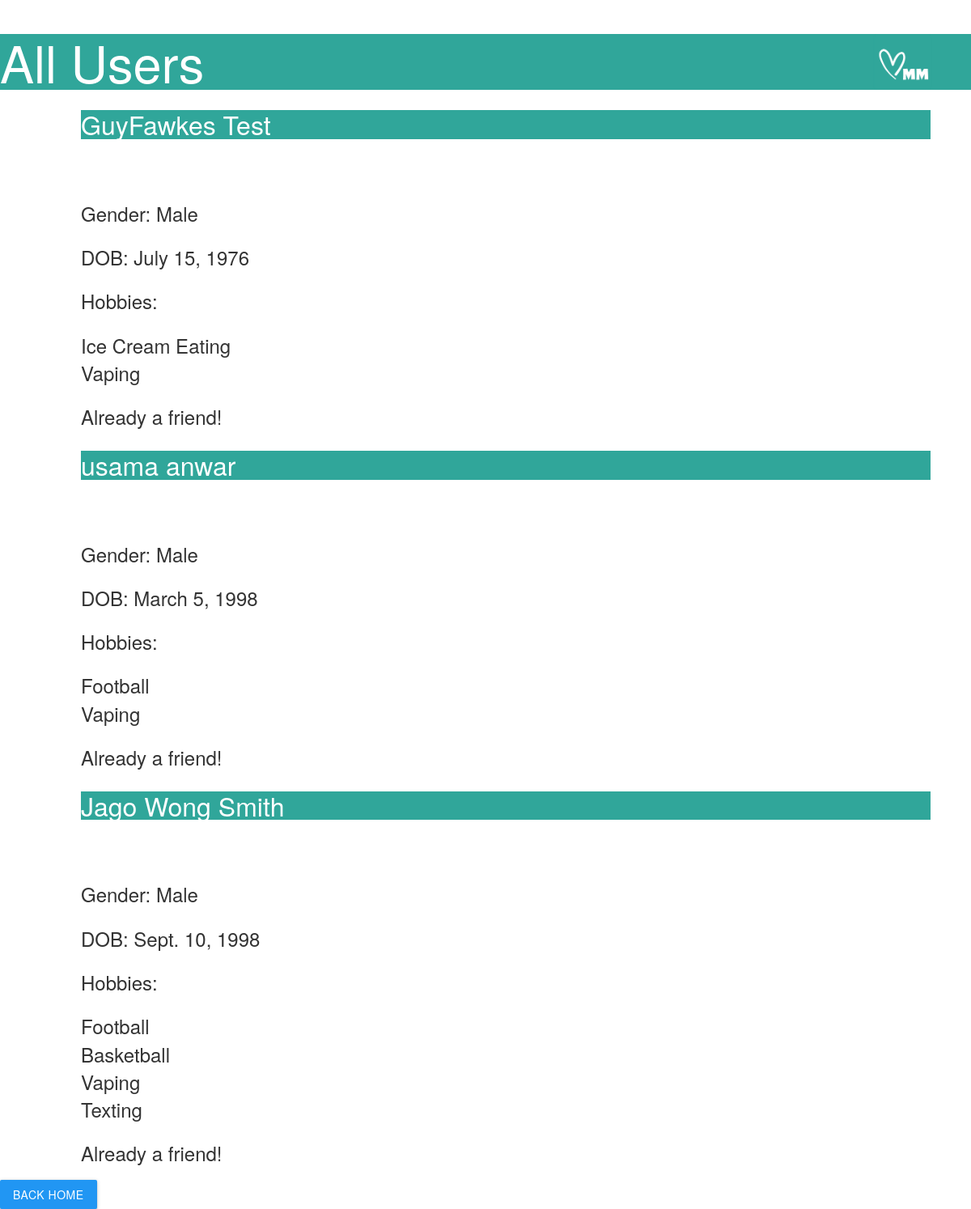
The page /hobby/4 on the database its author committed.
### mainapp/models.py (models this page shows, shortened)
class User(AbstractBaseUser, PermissionsMixin):
    GENDERS = (
        ("Male", "Male"),
        ("Female", "Female"),
        ("Other", "Other")
    )
    username = models.CharField('username', unique=True, max_length=30)
    first_name = models.CharField('first name', max_length=30, blank=True)
    last_name = models.CharField('last name', max_length=30, blank=True)
    email = models.EmailField('email address', unique=True, blank=True)
    is_active = models.BooleanField('active', default=True)
    is_staff = models.BooleanField('staff', default=False)
    dp = models.ImageField(upload_to='display_pictures/', null=True, blank=True)
    dob = models.DateField('Date of Birth', blank=True, null=True)
    gender = models.CharField('Gender', max_length=30, choices=GENDERS, null=True)
    hobbies = models.ManyToManyField(Hobby, blank=True, related_name="users")
    friends = models.ManyToManyField("self")
    objects = UserManager()
    USERNAME_FIELD = 'username'  # Necessary for IDing necessary Field
    REQUIRED_FIELDS = ['first_name', 'last_name']  # List of field names that will be prompted when creating superuser.
    class Meta:
        verbose_name = 'user'
        verbose_name_plural = 'users'
    def get_full_name(self):
        full_name = '%s %s' % (self.first_name, self.last_name)
        return full_name.strip()

class Hobby(models.Model):
    TYPES = (
        ("Indoor", "Indoor"),
        ("Outdoor", "Outdoor"),
        ("Collection", "Collection"),
        ("Competitive", "Competitive"),
    )
    name = models.CharField('Hobby Name', max_length=255, blank=False, unique=True)
    type = models.CharField('Hobby Type', max_length=30, blank=False, choices=TYPES)

### mainapp/views.py (the view)
# urls.py: path('hobby/<int:id>', main_v.see_users_with_hobby, name='users-hobbies'),
def see_users_with_hobby(request, id):
    hobby = Hobby.objects.get(pk=id);    users = hobby.users.all()
    user: User = request.user  # using type-hinting to force PyCharm to give template variable hints.
    return render(request, 'mainapp/all_user_view.html',
                  context={'user': user, 'users': users, 'title': f"Users with {hobby.name} hobby"})

### templates/mainapp/all_user_view.html (shortened to what this page needs)
{% extends 'base.html' %}
{% load static %}
{% block css_section %}
    <link rel="stylesheet" href="static/css/allusers.css">
{% endblock %}
{% block main_content_section %}
    <h1>  <img src = static/images/logo.png alt="logo1" style="float:right;height:69px;width:130px;"> All Users </h1>
    <div id="all_users">
        {% for u in users %}
            {% if u.username != user.username %}
                <div>
                    <h2>{{ u.get_full_name }}</h2>
                    <p>Gender: {{ u.gender }}</p>
                    <p>DOB: {{ u.dob }}</p>
                    <p>Hobbies: </p>
                    <ul>
                        {% for hobby in u.hobbies.all %}
                            <li>{{ hobby.name }}</li>
                        {% endfor %}
                    </ul>
                {% if u not in user.friends.all %}
                    <button type="button" id="Send_req_{{ u.id }}" onclick="send_request({{ u.id }})">Send Request</button>
                    {% else %}
                    <p>Already a friend!</p>
                {% endif %}
                </div>
            {% endif %}
        {% endfor %}
        <a class="btn waves-effect waves-light blue edit-btn" type="button" id="home" href="{% url 'home' %}">Back Home</a>
    </div>
{% endblock %}

### static/css/allusers.css (style rules this page uses)
h1 { background-color:#30a69a; color: #FFFFFF; }
h2 { background-color: #30a69a; color: #FFFFFF; border: 1px #30a69a; margin: 25px 50px 75px 100px; font-size: xx-large; }
p { font-size: x-large; border: 1px; margin: 20px 50px 15px 100px; }
ul { font-size: x-large; border: 1px; margin: 20px 50px 15px 100px; }

### rows shown on the page
User: get_full_name "GuyFawkes Test", gender "Male", dob "July 15, 1976"
Hobby: name "Ice Cream Eating"
Hobby: name "Vaping"
User: get_full_name "usama anwar", gender "Male", dob "March 5, 1998"
Hobby: name "Football"
User: get_full_name "Jago Wong Smith", gender "Male", dob "Sept. 10, 1998"
Hobby: name "Basketball"
Hobby: name "Texting"
